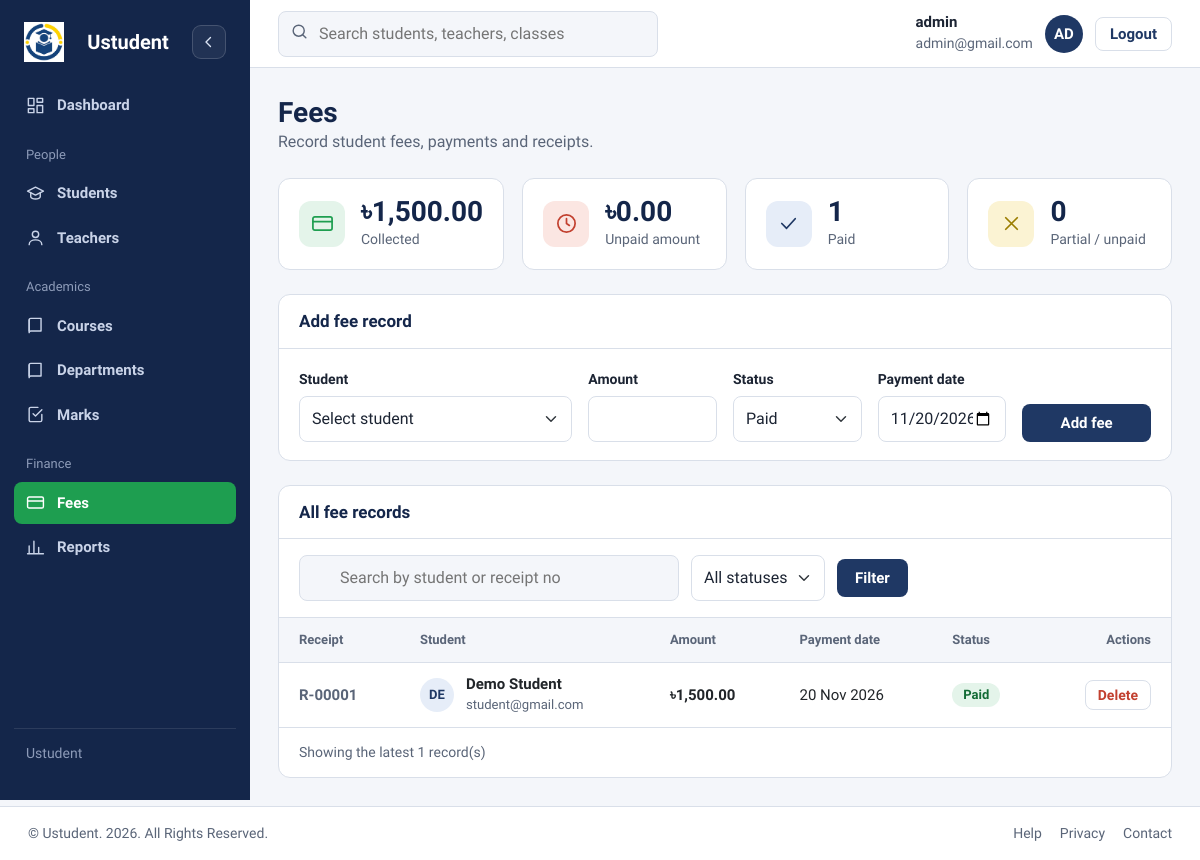
/admin/fees.php (signed in), run on an earlier commit of the app's database.
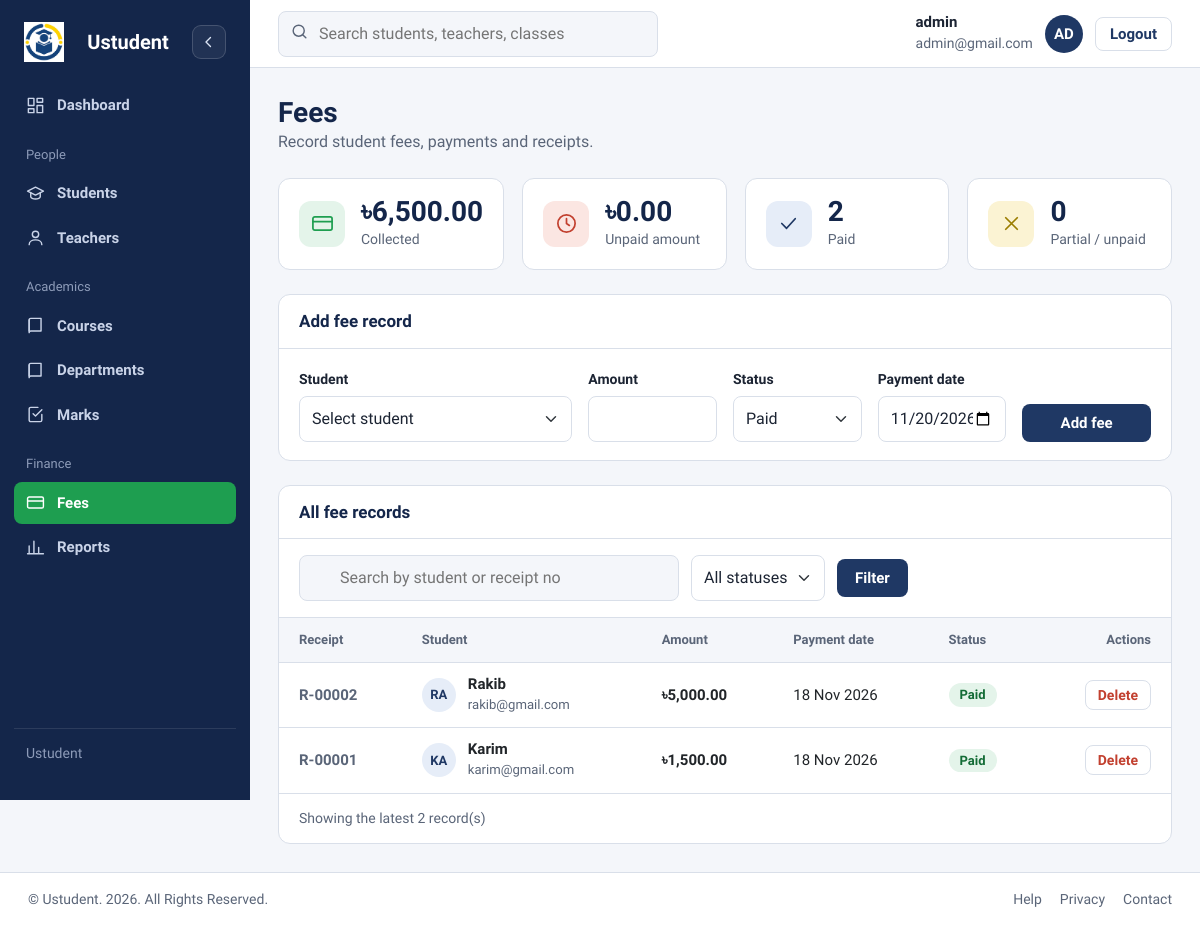
And on a later commit of the database.
### tables this page shows
CREATE TABLE `fees` (
  `id` int UNSIGNED NOT NULL,
  `student_id` int UNSIGNED NOT NULL,
  `amount` decimal(10,2) NOT NULL,
  `payment_date` date DEFAULT NULL,
  `status` enum('Paid','Unpaid','Partial') NOT NULL DEFAULT 'Unpaid',
  `receipt_no` varchar(50) DEFAULT NULL,
  `created_at` timestamp NULL DEFAULT CURRENT_TIMESTAMP
);

CREATE TABLE `students` (
  `id` int UNSIGNED NOT NULL,
  `user_id` int UNSIGNED NOT NULL,
  `name` varchar(100) NOT NULL,
  `email` varchar(100) NOT NULL,
  `phone` varchar(15) DEFAULT NULL,
  `dob` date DEFAULT NULL,
  `class_id` int UNSIGNED NOT NULL,
  `address` varchar(255) DEFAULT NULL,
  `created_at` timestamp NULL DEFAULT CURRENT_TIMESTAMP
);

### admin/fees.php (the view, shortened to what the changed rows need)
<?php
include '../database/dbconfig.php';
function h($v) { return htmlspecialchars((string)$v, ENT_QUOTES, 'UTF-8'); }
function rows($conn, $sql, $types = '', $params = []) {
    $st = $conn->prepare($sql);
    if ($types !== '') $st->bind_param($types, ...$params);
    $st->execute();
    $res = $st->get_result();
    return $res ? $res->fetch_all(MYSQLI_ASSOC) : [];
}
$statuses = ['Paid', 'Partial', 'Unpaid'];
$fStatus = $_GET['status'] ?? '';
$fSearch = trim($_GET['q'] ?? '');
if (!in_array($fStatus, $statuses, true)) $fStatus = '';
$like = '%' . $fSearch . '%';
$fees = rows($conn,
    "SELECT f.*, s.name, s.email
       FROM fees f JOIN students s ON s.id = f.student_id
      WHERE (? = '' OR f.status = ?)
        AND (? = '' OR s.name LIKE ? OR f.receipt_no LIKE ?)
      ORDER BY f.id DESC
      LIMIT 200",
    "sssss", [$fStatus, $fStatus, $fSearch, $like, $like]);
$sum = (rows($conn,
    "SELECT COALESCE(SUM(CASE WHEN status IN ('Paid','Partial') THEN amount END),0) AS collected,
            COALESCE(SUM(CASE WHEN status = 'Unpaid' THEN amount END),0) AS pending,
            SUM(status = 'Paid') AS paid_n, SUM(status = 'Partial') AS partial_n, SUM(status = 'Unpaid') AS unpaid_n
       FROM fees")[0] ?? []) + ['collected' => 0, 'pending' => 0, 'paid_n' => 0, 'partial_n' => 0, 'unpaid_n' => 0];
?>
<!DOCTYPE html>
<html lang="en">
<head>
<link href="https://cdn.jsdelivr.net/npm/bootstrap@5.3.3/dist/css/bootstrap.min.css" rel="stylesheet">
<link rel="stylesheet" href="../assets/css/admin_dashboard.css">
<link rel="stylesheet" href="../assets/css/academic_common.css">
<link rel="stylesheet" href="../assets/css/fees.css">
</head>
<body>
<div class="app">
  <div class="main">
    <main class="content">
      <div class="head">
        <div>
          <h1>Fees</h1>
        </div>
      </div>
      <section class="stats" aria-label="Summary">
        <div class="stat"><div><b>৳<?php echo number_format((float)$sum['collected'], 2); ?></b><span>Collected</span></div></div>
        <div class="stat"><span class="ico b"><svg viewBox="0 0 24 24"><path d="M5 12l5 5 9-10"/></svg></span><div><b><?php echo (int)$sum['paid_n']; ?></b><span>Paid</span></div></div>
      </section>
      <section class="card mb-4">
        <h2>Add fee record</h2>
      </section>
      <section class="card">
        <h2>All fee records</h2>
        <div class="table-wrap">
          <table>
            <thead><tr><th>Receipt</th><th>Student</th><th>Amount</th><th>Payment date</th><th>Status</th><th class="num">Actions</th></tr></thead>
            <tbody>
            <?php foreach ($fees as $f): ?>
              <tr>
                <td class="receipt"><?php echo h($f['receipt_no'] ?: '—'); ?></td>
                <td><div class="who"><span class="dot"><?php echo h(strtoupper(substr($f['name'], 0, 2))); ?></span>
                  <div><b><?php echo h($f['name']); ?></b><small><?php echo h($f['email']); ?></small></div></div></td>
                <td class="amount">৳<?php echo number_format((float)$f['amount'], 2); ?></td>
                <td><?php echo $f['payment_date'] ? h(date('d M Y', strtotime($f['payment_date']))) : '—'; ?></td>
                <td><span class="pill <?php echo strtolower($f['status']); ?>"><?php echo h($f['status']); ?></span></td>
                <td>
                  <form class="row-actions" method="post" action="fees.php"
                        onsubmit="return event.submitter.name !== 'delete_fee' || confirm('Delete this fee record?');">
                    <button class="small-btn danger" type="submit" name="delete_fee" value="1">Delete</button>
                  </form>
                </td>
              </tr>
            <?php endforeach; ?>
            </tbody>
          </table>
        </div>
        <div class="card-foot"><span>Showing the latest <?php echo count($fees); ?> record(s)</span></div>
      </section>
    </main>
  </div>
</div>
</body>
</html>

What changed in the data, as far as the page shows it:
added fees: receipt_no "R-00002", student.name "RA", student.name "Rakib", student.email "rakib@gmail.com", amount "5,000.00", payment_date "18 Nov 2026", status "Paid"
changed fees: student.name "DE" → "KA"; student.name "Demo Student" → "Karim"; student.email "student@gmail.com" → "karim@gmail.com"; payment_date "20 Nov 2026" → "18 Nov 2026"
Also different on the page:
$sum['collected']: "1,500.00" → "6,500.00"
$sum['paid_n']: "1" → "2"
count($fees): "1" → "2"
